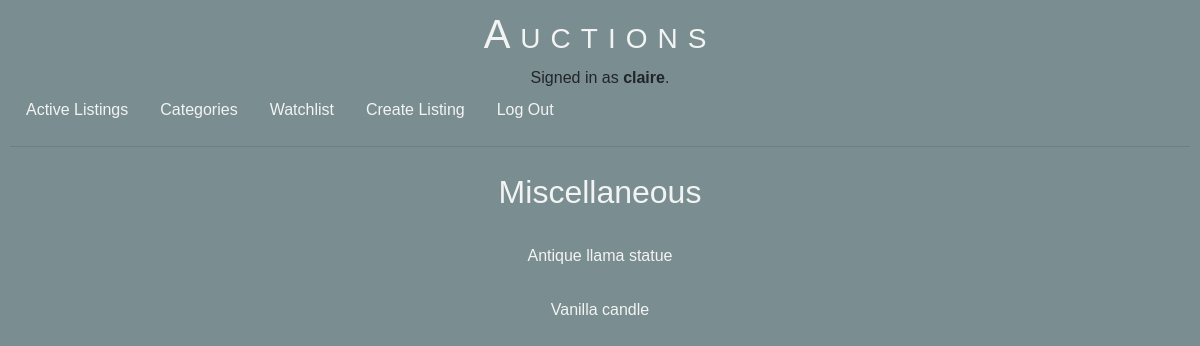
The app's page /categories/1 (signed in) with its own data.
### auctions/models.py (models this page shows, shortened)
class User(AbstractUser):
    pass

class Category(models.Model):
    name = models.CharField(max_length=20, default="")
    class Meta:
        verbose_name_plural = "Categories"

class Listing(models.Model):
    title = models.CharField(max_length=35, default="")
    description = models.CharField(max_length=100, default="")
    starting_Bid = models.DecimalField(max_digits=11, decimal_places=2, default=1.00)
    image_Url = models.URLField(default="", blank=True)
    category = models.ForeignKey(Category, on_delete=models.PROTECT, related_name="catlistings",default="Miscellaneous")
    user = models.ForeignKey(User, on_delete=models.CASCADE, related_name="userlistings")
    active = models.BooleanField(default=True)

### auctions/views.py (the view)
# urls.py: path("categories/<int:id>", views.category, name="category"),
def category(request, id):
    cat = Category.objects.get(pk=id)
    return render(request, "auctions/category.html", {
        "category": cat,
    })

### auctions/templates/auctions/category.html
{% extends "auctions/layout.html" %}
{% block body %}
<h2>{{ category.name }}</h2>
    <ul>
        {% for catlisting in category.catlistings.all %}
        <li class="indexitem">
            {% if catlisting.active == True %}
            <a href="{% url 'listings' catlisting.id %}">{{ catlisting.title }}</a>
            {% endif %}
        </li>
        {% endfor %}
    </ul>
{% endblock %}

### auctions/templates/auctions/layout.html (shortened to what this page needs)
{% load static %}
<!DOCTYPE html>
<html lang="en">
    <head>
        <link rel="stylesheet" href="https://stackpath.bootstrapcdn.com/bootstrap/4.4.1/css/bootstrap.min.css">
        <link href="{% static 'auctions/styles.css' %}" rel="stylesheet">
    </head>
    <body>
        <h1>Auctions</h1>
        <div>
            {% if user.is_authenticated %}
                Signed in as <strong>{{ user.username }}</strong>.
            {% else %}
                Not signed in.
            {% endif %}
        </div>
        <ul class="nav">
            <li class="nav-item">
                <a class="nav-link" href="{% url 'index' %}">Active Listings</a>
            </li>
            <li class="nav-item">
                <a class="nav-link" href="{% url 'categories' %}">Categories</a>
            </li>
            {% if user.is_authenticated %}
            <li class="nav-item">
                <a class="nav-link" href="{% url 'watchlist' %}">Watchlist</a>
            </li>
            <li class="nav-item">
                <a class="nav-link" href="{% url 'create' %}">Create Listing</a>
            </li>
            {% endif %}
            {% if user.is_authenticated %}
                <li class="nav-item">
                    <a class="nav-link" href="{% url 'logout' %}">Log Out</a>
                </li>
            {% endif %}
        </ul>
        <hr>
        {% block body %}
        {% endblock %}
    </body>
</html>

### auctions/static/auctions/styles.css (style rules this page uses)
html { height: 100%; }
body { padding: 10px; box-sizing: border-box; height: 100%; background-color: #7A8D90; font-family: Avenir, Arial, sans-serif; text-align: center; }
h1 { color: #F2F4F3; font-family: Avenir, Arial, sans-serif; text-align: center; font-variant: small-caps; letter-spacing: 10px; }
h2 { color: #F2F4F3; font-family: Avenir, Arial, sans-serif; text-align: center; padding: 10px; }
.indexitem { margin: auto; padding: 15px 5px; text-align: center; }
.indexitem a { height: 100%; width: 100%; padding: 15px 100px; }
a { color: #F2F4F3; text-decoration: none; height: 100%; width: 100%; }
ul { list-style: none; padding: 0px; }
li { list-style: none; }

### records on screen
User: username "claire"
Category: name "Miscellaneous"
Listing: title "Antique llama statue"
Listing: title "Vanilla candle"
